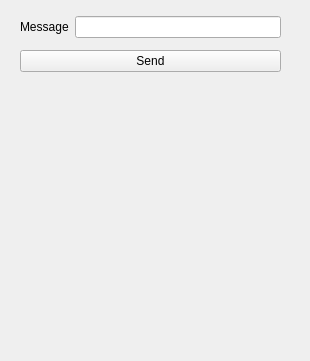
<?xml version="1.0" encoding="UTF-8"?>
<ui version="4.0">
 <class>MainWindow</class>
 <widget class="QMainWindow" name="MainWindow">
  <property name="geometry">
   <rect>
    <x>0</x>
    <y>0</y>
    <width>310</width>
    <height>361</height>
   </rect>
  </property>
  <property name="minimumSize">
   <size>
    <width>310</width>
    <height>361</height>
   </size>
  </property>
  <property name="maximumSize">
   <size>
    <width>310</width>
    <height>361</height>
   </size>
  </property>
  <property name="windowTitle">
   <string>GrootSimulator</string>
  </property>
  <property name="windowIcon">
   <iconset resource="resource.qrc">
    <normaloff>:/files/files/GrootIcon.jpg</normaloff>:/files/files/GrootIcon.jpg</iconset>
  </property>
  <widget class="QWidget" name="centralwidget">
   <widget class="QLabel" name="label_2">
    <property name="geometry">
     <rect>
      <x>20</x>
      <y>100</y>
      <width>251</width>
      <height>241</height>
     </rect>
    </property>
    <property name="styleSheet">
     <string notr="true">image: url(:/files/files/GrootImage.jpeg);</string>
    </property>
    <property name="text">
     <string/>
    </property>
   </widget>
   <widget class="QLabel" name="label_3">
    <property name="geometry">
     <rect>
      <x>140</x>
      <y>150</y>
      <width>121</width>
      <height>61</height>
     </rect>
    </property>
    <property name="minimumSize">
     <size>
      <width>121</width>
      <height>61</height>
     </size>
    </property>
    <property name="maximumSize">
     <size>
      <width>121</width>
      <height>61</height>
     </size>
    </property>
    <property name="styleSheet">
     <string notr="true"/>
    </property>
    <property name="text">
     <string/>
    </property>
   </widget>
   <widget class="QWidget" name="">
    <property name="geometry">
     <rect>
      <x>20</x>
      <y>10</y>
      <width>261</width>
      <height>68</height>
     </rect>
    </property>
    <layout class="QVBoxLayout" name="verticalLayout">
     <item>
      <layout class="QHBoxLayout" name="horizontalLayout">
       <item>
        <widget class="QLabel" name="label">
         <property name="text">
          <string>Message</string>
         </property>
        </widget>
       </item>
       <item>
        <widget class="QLineEdit" name="lineEdit"/>
       </item>
      </layout>
     </item>
     <item>
      <widget class="QPushButton" name="pushButton">
       <property name="text">
        <string>Send</string>
       </property>
      </widget>
     </item>
    </layout>
   </widget>
  </widget>
 </widget>
 <resources>
  <include location="resource.qrc"/>
 </resources>
 <connections/>
</ui>
